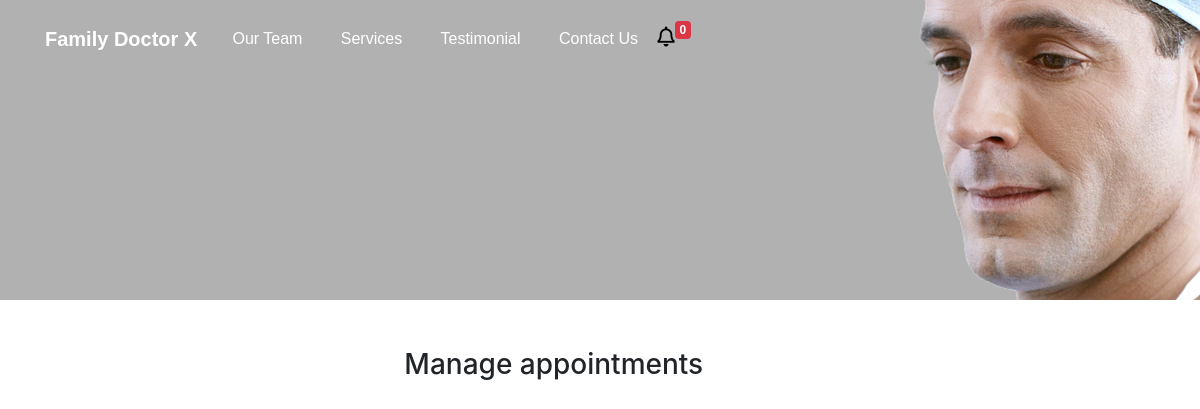
The app's page /manage-appointments/, older data.
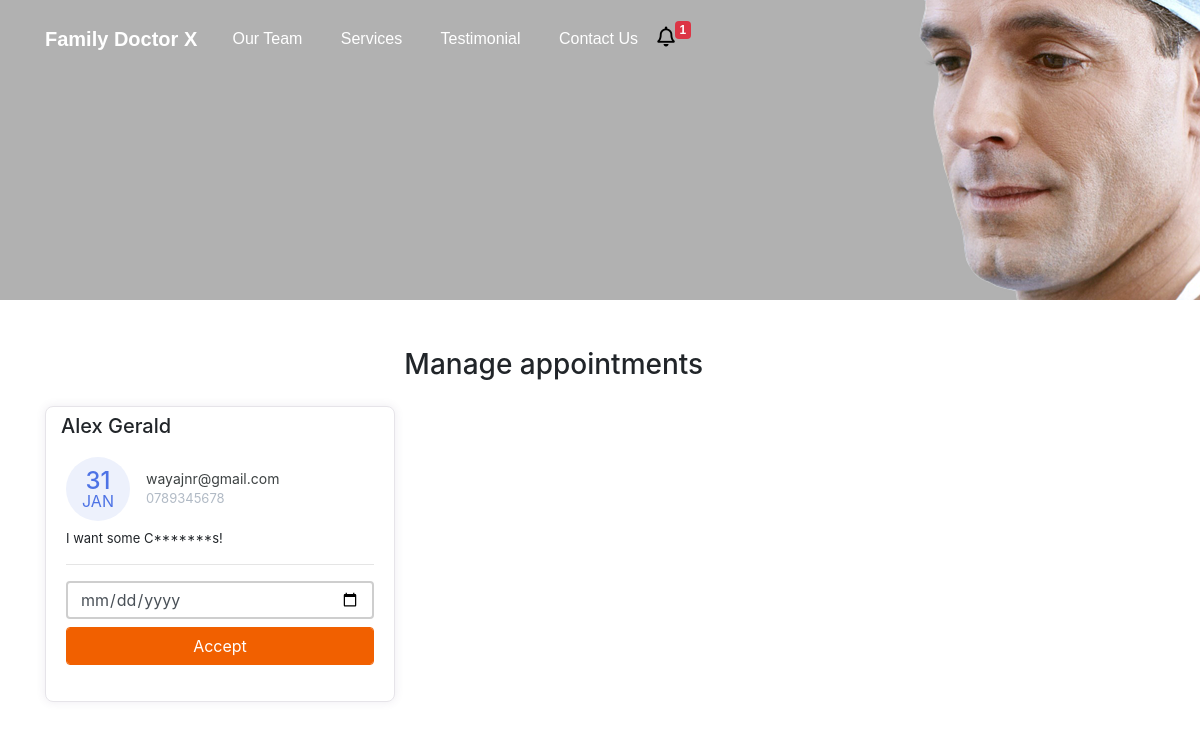
The same page, newer data.
### doctor/models.py (models this page shows, shortened)
class Appointment(models.Model):
    first_name = models.CharField(max_length=50)
    last_name = models.CharField(max_length=50)
    email = models.CharField(max_length=50)
    phone = models.CharField(max_length=50)
    request = models.CharField(max_length=50)
    sent_date = models.DateField(auto_now_add=True)
    accepted = models.BooleanField(default=False)
    accepted_date = models.DateField(auto_now_add=False, null=True, blank=True)
    class Meta:
        ordering = ["-sent_date"]

### doctor/views.py (the view, shortened to what this page needs)
# urls.py: path('manage-appointments/', ManageAppointmentTemplateView.as_view(), name='manage'),
class ManageAppointmentTemplateView(ListView):
    template_name = "manage-appointments.html"
    login_required = True
    model = Appointment
    context_object_name = "appointments"
    paginate_by = 3
    def get_context_data(self,*args, **kwargs):
        context = super().get_context_data(*args, **kwargs)
        appointments = Appointment.objects.all()
        context.update({
            "title":"Manage Appointments",
        })
        return context

### doctor/context_processors.py (called while the page is built)
def get_notification(request):
    count = Appointment.objects.filter(accepted=False).count
    data = {
        "count":count
    }
    return data

### templates/manage-appointments.html (shortened to what this page needs)
{% extends 'base.html' %}
{% load static %}
{% block content %}
    <div class="container mt-5">
        <div class="col-11 text-center mt-4 mb-4">
            <h3>
                Manage appointments
            </h3>
        </div>
        <div class="row">
          {% for app in appointments %}
            <div class="col-lg-4">
                <div class="card card-margin">
                    <div class="card-header no-border">
                        <h5 class="card-title">{{app.first_name}} {{app.last_name}}</h5>
                    </div>
                    <div class="card-body pt-0">
                        <div class="widget-49">
                            <div class="widget-49-title-wrapper">
                                <div class="widget-49-date-primary">
                                    <span class="widget-49-date-day">{{app.sent_date|date:"d"}}</span>
                                    <span class="widget-49-date-month">{{app.sent_date|date:"M"}}</span>
                                </div>
                                <div class="widget-49-meeting-info">
                                    <span class="widget-49-pro-title">{{app.email}}</span>
                                    <span class="widget-49-meeting-time">{{app.phone}}</span>
                                </div>
                            </div>
                            <div class="widget-49-meeting-points">
                                <span>{{app.request}}</span>
                            </div>
                            <hr class="w-100">
                            {% if app.accepted == False %}
                            <form method="POST" action="{% url 'manage' %}">
                            <div class="form-group">
                                <input type="date" name="date" class="form-control mb-2"
                                    placeholder="dd-mm-yyyy" value=""
                                    min="1997-01-01" max="2030-12-31">
                                <input class="btn-block btn-primary form-control" type="submit" value="Accept">
                            </div>
                            </form>
                            {% endif %}
                        </div>
                    </div>
                </div>
            </div>
          {% endfor %}
        </div>
{% endblock content %}

Row changes from the older to the newer data that the page shows:
added Appointment: first_name "Alex", last_name "Gerald", sent_date "31", sent_date "JAN", email "wayajnr@gmail.com", phone "0789345678", request "I want some C*******s!"
Text that changed along with them:
{{ count }}: "0" → "1"
